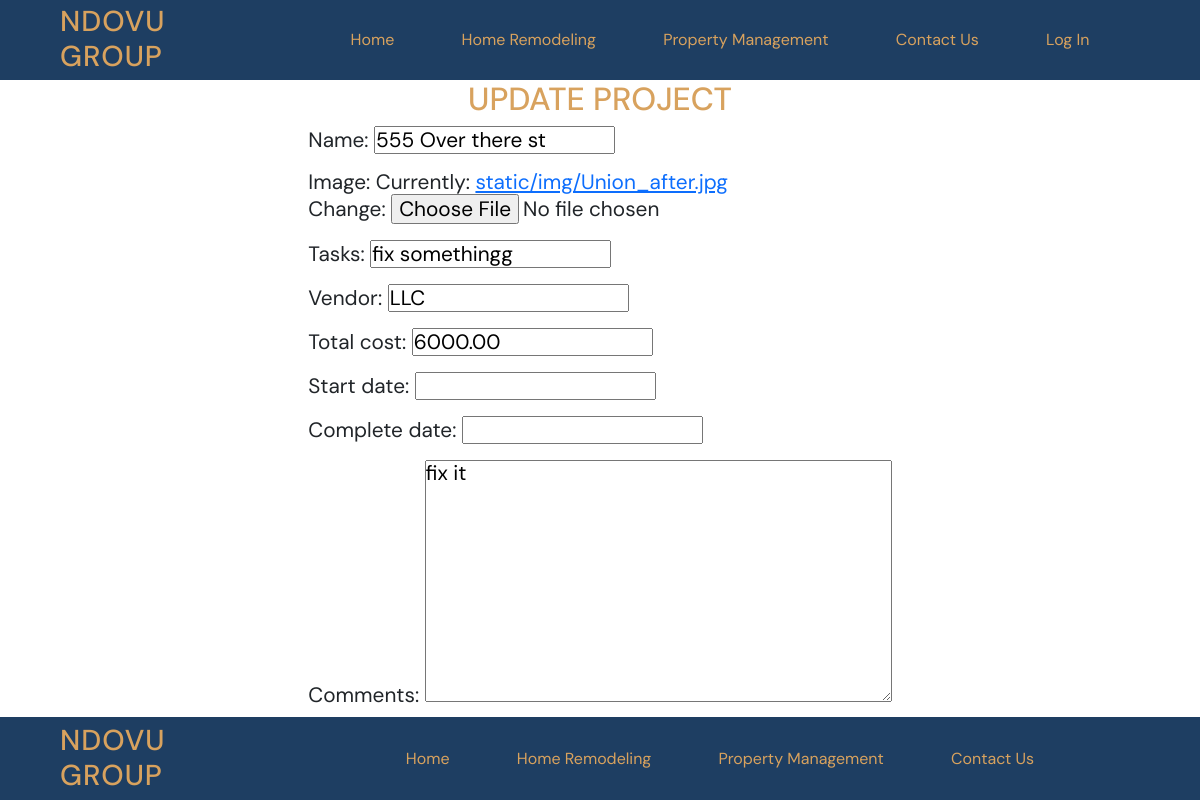
Before: /projects/1/update/ with the older database file.
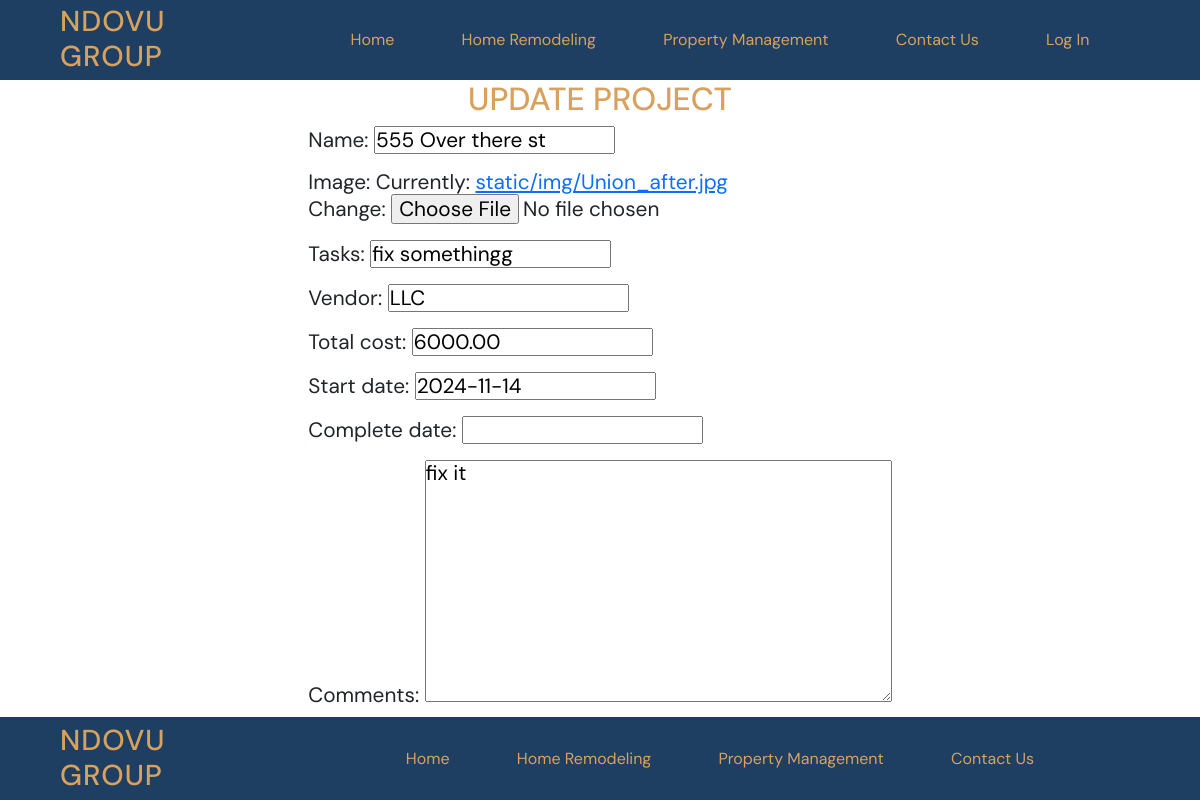
After: the same page with the newer database file.
### projects/models.py (models this page shows, shortened)
class Project(models.Model):
    name = models.CharField(max_length=128)
    image = models.ImageField(upload_to="static/img")
    tasks = models.CharField(max_length=200)
    vendor = models.CharField(max_length=50)
    total_cost = MoneyField(max_digits=14, decimal_places=2, default_currency='USD')
    comments = models.TextField()
    start_date = models.DateField(null=True, blank=True)
    complete_date = models.DateField(null=True, blank=True)

### projects/views.py (the view)
# urls.py: path("<int:pk>/update/", views.ProjectUpdateView.as_view(), name="update"),
class ProjectUpdateView(UpdateView): #update current records
        template_name = "projects/update_project.html"
        model = Project
        fields = ["name", "image", "tasks", "vendor", "total_cost", "start_date", "complete_date", "comments" ]

### templates/projects/update_project.html (shortened to what this page needs)
{% extends 'base.html' %}
{% block content%}
<h1>Update Project</h1>
<section class="center-row">
<form method="POST" enctype="multipart/form-data">
    {{ form.as_p }}
    </form>
    </section>
{% endblock content%}

Changed rows visible on the page:
changed Project "555 Over there st": start_date (not shown) → "2024-11-14"
